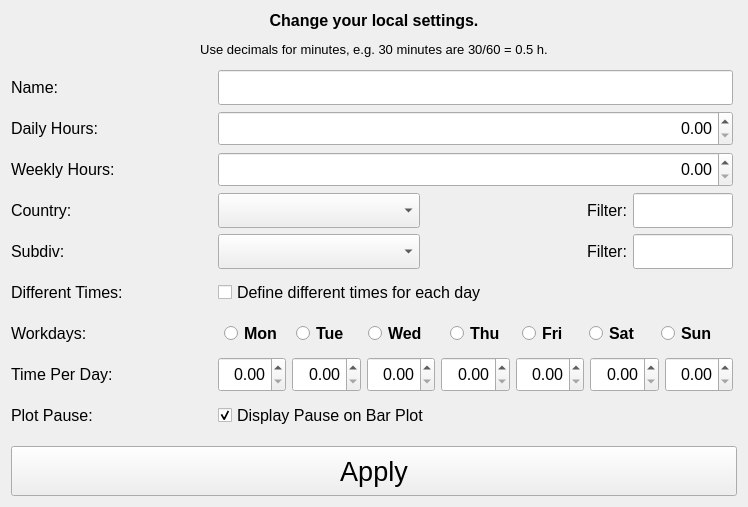
<?xml version="1.0" encoding="UTF-8"?>
<ui version="4.0">
 <class>ConfigWindow</class>
 <widget class="QWidget" name="ConfigWindow">
  <property name="geometry">
   <rect>
    <x>0</x>
    <y>0</y>
    <width>748</width>
    <height>507</height>
   </rect>
  </property>
  <property name="windowTitle">
   <string>Settings</string>
  </property>
  <layout class="QVBoxLayout" name="verticalLayout">
   <item>
    <widget class="QLabel" name="label_5">
     <property name="font">
      <font>
       <pointsize>12</pointsize>
      </font>
     </property>
     <property name="text">
      <string>&lt;html&gt;&lt;head/&gt;&lt;body&gt;&lt;p align=&quot;center&quot;&gt;&lt;span style=&quot; font-weight:700;&quot;&gt;Change your local settings.&lt;/span&gt;&lt;/p&gt;&lt;p align=&quot;center&quot;&gt;&lt;span style=&quot; font-size:10pt;&quot;&gt;Use decimals for minutes, e.g. 30 minutes are 30/60 = 0.5 h.&lt;/span&gt;&lt;/p&gt;&lt;/body&gt;&lt;/html&gt;</string>
     </property>
     <property name="wordWrap">
      <bool>true</bool>
     </property>
    </widget>
   </item>
   <item>
    <widget class="QScrollArea" name="scrollArea">
     <property name="frameShape">
      <enum>QFrame::NoFrame</enum>
     </property>
     <property name="frameShadow">
      <enum>QFrame::Plain</enum>
     </property>
     <property name="lineWidth">
      <number>1</number>
     </property>
     <property name="widgetResizable">
      <bool>true</bool>
     </property>
     <widget class="QWidget" name="scrollAreaWidgetContents">
      <property name="geometry">
       <rect>
        <x>0</x>
        <y>0</y>
        <width>730</width>
        <height>377</height>
       </rect>
      </property>
      <layout class="QVBoxLayout" name="verticalLayout_3">
       <property name="leftMargin">
        <number>0</number>
       </property>
       <property name="topMargin">
        <number>0</number>
       </property>
       <property name="rightMargin">
        <number>4</number>
       </property>
       <property name="bottomMargin">
        <number>0</number>
       </property>
       <item>
        <layout class="QGridLayout" name="gridLayout_2">
         <item row="1" column="1" colspan="3">
          <widget class="QDoubleSpinBox" name="input_daily_hours">
           <property name="minimumSize">
            <size>
             <width>0</width>
             <height>35</height>
            </size>
           </property>
           <property name="font">
            <font>
             <pointsize>12</pointsize>
            </font>
           </property>
           <property name="alignment">
            <set>Qt::AlignRight|Qt::AlignTrailing|Qt::AlignVCenter</set>
           </property>
          </widget>
         </item>
         <item row="5" column="0">
          <widget class="QLabel" name="label_10">
           <property name="maximumSize">
            <size>
             <width>16777215</width>
             <height>50</height>
            </size>
           </property>
           <property name="font">
            <font>
             <pointsize>12</pointsize>
            </font>
           </property>
           <property name="text">
            <string>Different Times:</string>
           </property>
          </widget>
         </item>
         <item row="2" column="0">
          <widget class="QLabel" name="label_9">
           <property name="maximumSize">
            <size>
             <width>16777215</width>
             <height>50</height>
            </size>
           </property>
           <property name="font">
            <font>
             <pointsize>12</pointsize>
            </font>
           </property>
           <property name="text">
            <string>Weekly Hours:</string>
           </property>
          </widget>
         </item>
         <item row="2" column="1" colspan="3">
          <widget class="QDoubleSpinBox" name="input_weekly_hours">
           <property name="minimumSize">
            <size>
             <width>0</width>
             <height>35</height>
            </size>
           </property>
           <property name="font">
            <font>
             <pointsize>12</pointsize>
            </font>
           </property>
           <property name="alignment">
            <set>Qt::AlignRight|Qt::AlignTrailing|Qt::AlignVCenter</set>
           </property>
          </widget>
         </item>
         <item row="4" column="0">
          <widget class="QLabel" name="label_6">
           <property name="maximumSize">
            <size>
             <width>16777215</width>
             <height>50</height>
            </size>
           </property>
           <property name="font">
            <font>
             <pointsize>12</pointsize>
            </font>
           </property>
           <property name="text">
            <string>Subdiv:</string>
           </property>
          </widget>
         </item>
         <item row="3" column="1">
          <widget class="QComboBox" name="input_country">
           <property name="minimumSize">
            <size>
             <width>0</width>
             <height>35</height>
            </size>
           </property>
           <property name="font">
            <font>
             <pointsize>12</pointsize>
            </font>
           </property>
          </widget>
         </item>
         <item row="3" column="3">
          <widget class="QLineEdit" name="filter_country">
           <property name="minimumSize">
            <size>
             <width>0</width>
             <height>35</height>
            </size>
           </property>
           <property name="maximumSize">
            <size>
             <width>100</width>
             <height>16777215</height>
            </size>
           </property>
           <property name="font">
            <font>
             <pointsize>12</pointsize>
            </font>
           </property>
           <property name="alignment">
            <set>Qt::AlignRight|Qt::AlignTrailing|Qt::AlignVCenter</set>
           </property>
          </widget>
         </item>
         <item row="4" column="3">
          <widget class="QLineEdit" name="filter_subdiv">
           <property name="minimumSize">
            <size>
             <width>0</width>
             <height>35</height>
            </size>
           </property>
           <property name="maximumSize">
            <size>
             <width>100</width>
             <height>16777215</height>
            </size>
           </property>
           <property name="font">
            <font>
             <pointsize>12</pointsize>
            </font>
           </property>
           <property name="alignment">
            <set>Qt::AlignRight|Qt::AlignTrailing|Qt::AlignVCenter</set>
           </property>
          </widget>
         </item>
         <item row="6" column="0">
          <widget class="QLabel" name="label_11">
           <property name="maximumSize">
            <size>
             <width>16777215</width>
             <height>50</height>
            </size>
           </property>
           <property name="font">
            <font>
             <pointsize>12</pointsize>
            </font>
           </property>
           <property name="text">
            <string>Workdays:</string>
           </property>
          </widget>
         </item>
         <item row="0" column="1" colspan="3">
          <widget class="QLineEdit" name="input_name">
           <property name="minimumSize">
            <size>
             <width>0</width>
             <height>35</height>
            </size>
           </property>
           <property name="font">
            <font>
             <pointsize>12</pointsize>
            </font>
           </property>
           <property name="alignment">
            <set>Qt::AlignRight|Qt::AlignTrailing|Qt::AlignVCenter</set>
           </property>
          </widget>
         </item>
         <item row="4" column="2">
          <widget class="QLabel" name="label_8">
           <property name="font">
            <font>
             <pointsize>12</pointsize>
            </font>
           </property>
           <property name="text">
            <string>Filter:</string>
           </property>
           <property name="alignment">
            <set>Qt::AlignRight|Qt::AlignTrailing|Qt::AlignVCenter</set>
           </property>
          </widget>
         </item>
         <item row="3" column="2">
          <widget class="QLabel" name="label_7">
           <property name="font">
            <font>
             <pointsize>12</pointsize>
            </font>
           </property>
           <property name="text">
            <string>Filter:</string>
           </property>
           <property name="alignment">
            <set>Qt::AlignRight|Qt::AlignTrailing|Qt::AlignVCenter</set>
           </property>
          </widget>
         </item>
         <item row="4" column="1">
          <widget class="QComboBox" name="input_subdiv">
           <property name="minimumSize">
            <size>
             <width>0</width>
             <height>35</height>
            </size>
           </property>
           <property name="font">
            <font>
             <pointsize>12</pointsize>
            </font>
           </property>
          </widget>
         </item>
         <item row="1" column="0">
          <widget class="QLabel" name="label_3">
           <property name="maximumSize">
            <size>
             <width>16777215</width>
             <height>50</height>
            </size>
           </property>
           <property name="font">
            <font>
             <pointsize>12</pointsize>
            </font>
           </property>
           <property name="text">
            <string>Daily Hours:</string>
           </property>
          </widget>
         </item>
         <item row="0" column="0">
          <widget class="QLabel" name="label_2">
           <property name="maximumSize">
            <size>
             <width>16777215</width>
             <height>50</height>
            </size>
           </property>
           <property name="font">
            <font>
             <pointsize>12</pointsize>
            </font>
           </property>
           <property name="text">
            <string>Name:</string>
           </property>
          </widget>
         </item>
         <item row="3" column="0">
          <widget class="QLabel" name="label_4">
           <property name="maximumSize">
            <size>
             <width>16777215</width>
             <height>50</height>
            </size>
           </property>
           <property name="font">
            <font>
             <pointsize>12</pointsize>
            </font>
           </property>
           <property name="text">
            <string>Country:</string>
           </property>
          </widget>
         </item>
         <item row="7" column="0">
          <widget class="QLabel" name="label_13">
           <property name="maximumSize">
            <size>
             <width>16777215</width>
             <height>50</height>
            </size>
           </property>
           <property name="font">
            <font>
             <pointsize>12</pointsize>
            </font>
           </property>
           <property name="text">
            <string>Time Per Day:</string>
           </property>
          </widget>
         </item>
         <item row="8" column="0">
          <widget class="QLabel" name="label_12">
           <property name="maximumSize">
            <size>
             <width>16777215</width>
             <height>50</height>
            </size>
           </property>
           <property name="font">
            <font>
             <pointsize>12</pointsize>
            </font>
           </property>
           <property name="text">
            <string>Plot Pause:</string>
           </property>
          </widget>
         </item>
         <item row="7" column="1" colspan="3">
          <layout class="QHBoxLayout" name="horizontalLayout_3">
           <item>
            <widget class="QDoubleSpinBox" name="input_hours_day_0">
             <property name="minimumSize">
              <size>
               <width>0</width>
               <height>35</height>
              </size>
             </property>
             <property name="font">
              <font>
               <pointsize>12</pointsize>
              </font>
             </property>
             <property name="alignment">
              <set>Qt::AlignRight|Qt::AlignTrailing|Qt::AlignVCenter</set>
             </property>
            </widget>
           </item>
           <item>
            <widget class="QDoubleSpinBox" name="input_hours_day_1">
             <property name="minimumSize">
              <size>
               <width>0</width>
               <height>35</height>
              </size>
             </property>
             <property name="font">
              <font>
               <pointsize>12</pointsize>
              </font>
             </property>
             <property name="alignment">
              <set>Qt::AlignRight|Qt::AlignTrailing|Qt::AlignVCenter</set>
             </property>
            </widget>
           </item>
           <item>
            <widget class="QDoubleSpinBox" name="input_hours_day_2">
             <property name="minimumSize">
              <size>
               <width>0</width>
               <height>35</height>
              </size>
             </property>
             <property name="font">
              <font>
               <pointsize>12</pointsize>
              </font>
             </property>
             <property name="alignment">
              <set>Qt::AlignRight|Qt::AlignTrailing|Qt::AlignVCenter</set>
             </property>
            </widget>
           </item>
           <item>
            <widget class="QDoubleSpinBox" name="input_hours_day_3">
             <property name="minimumSize">
              <size>
               <width>0</width>
               <height>35</height>
              </size>
             </property>
             <property name="font">
              <font>
               <pointsize>12</pointsize>
              </font>
             </property>
             <property name="alignment">
              <set>Qt::AlignRight|Qt::AlignTrailing|Qt::AlignVCenter</set>
             </property>
            </widget>
           </item>
           <item>
            <widget class="QDoubleSpinBox" name="input_hours_day_4">
             <property name="minimumSize">
              <size>
               <width>0</width>
               <height>35</height>
              </size>
             </property>
             <property name="font">
              <font>
               <pointsize>12</pointsize>
              </font>
             </property>
             <property name="alignment">
              <set>Qt::AlignRight|Qt::AlignTrailing|Qt::AlignVCenter</set>
             </property>
            </widget>
           </item>
           <item>
            <widget class="QDoubleSpinBox" name="input_hours_day_5">
             <property name="minimumSize">
              <size>
               <width>0</width>
               <height>35</height>
              </size>
             </property>
             <property name="font">
              <font>
               <pointsize>12</pointsize>
              </font>
             </property>
             <property name="alignment">
              <set>Qt::AlignRight|Qt::AlignTrailing|Qt::AlignVCenter</set>
             </property>
            </widget>
           </item>
           <item>
            <widget class="QDoubleSpinBox" name="input_hours_day_6">
             <property name="minimumSize">
              <size>
               <width>0</width>
               <height>35</height>
              </size>
             </property>
             <property name="font">
              <font>
               <pointsize>12</pointsize>
              </font>
             </property>
             <property name="alignment">
              <set>Qt::AlignRight|Qt::AlignTrailing|Qt::AlignVCenter</set>
             </property>
            </widget>
           </item>
          </layout>
         </item>
         <item row="6" column="1" colspan="3">
          <layout class="QHBoxLayout" name="horizontalLayout_2">
           <item>
            <widget class="QRadioButton" name="radio_weekday_0">
             <property name="minimumSize">
              <size>
               <width>0</width>
               <height>35</height>
              </size>
             </property>
             <property name="maximumSize">
              <size>
               <width>60</width>
               <height>16777215</height>
              </size>
             </property>
             <property name="font">
              <font>
               <pointsize>12</pointsize>
               <bold>true</bold>
              </font>
             </property>
             <property name="text">
              <string>Mon</string>
             </property>
             <property name="autoExclusive">
              <bool>false</bool>
             </property>
            </widget>
           </item>
           <item>
            <widget class="QRadioButton" name="radio_weekday_1">
             <property name="minimumSize">
              <size>
               <width>0</width>
               <height>35</height>
              </size>
             </property>
             <property name="maximumSize">
              <size>
               <width>60</width>
               <height>16777215</height>
              </size>
             </property>
             <property name="font">
              <font>
               <pointsize>12</pointsize>
               <bold>true</bold>
              </font>
             </property>
             <property name="text">
              <string>Tue</string>
             </property>
             <property name="autoExclusive">
              <bool>false</bool>
             </property>
            </widget>
           </item>
           <item>
            <widget class="QRadioButton" name="radio_weekday_2">
             <property name="minimumSize">
              <size>
               <width>0</width>
               <height>35</height>
              </size>
             </property>
             <property name="maximumSize">
              <size>
               <width>70</width>
               <height>16777215</height>
              </size>
             </property>
             <property name="font">
              <font>
               <pointsize>12</pointsize>
               <bold>true</bold>
              </font>
             </property>
             <property name="text">
              <string>Wed</string>
             </property>
             <property name="autoExclusive">
              <bool>false</bool>
             </property>
            </widget>
           </item>
           <item>
            <widget class="QRadioButton" name="radio_weekday_3">
             <property name="minimumSize">
              <size>
               <width>0</width>
               <height>35</height>
              </size>
             </property>
             <property name="maximumSize">
              <size>
               <width>60</width>
               <height>16777215</height>
              </size>
             </property>
             <property name="font">
              <font>
               <pointsize>12</pointsize>
               <bold>true</bold>
              </font>
             </property>
             <property name="text">
              <string>Thu</string>
             </property>
             <property name="autoExclusive">
              <bool>false</bool>
             </property>
            </widget>
           </item>
           <item>
            <widget class="QRadioButton" name="radio_weekday_4">
             <property name="minimumSize">
              <size>
               <width>0</width>
               <height>35</height>
              </size>
             </property>
             <property name="maximumSize">
              <size>
               <width>55</width>
               <height>16777215</height>
              </size>
             </property>
             <property name="font">
              <font>
               <pointsize>12</pointsize>
               <bold>true</bold>
              </font>
             </property>
             <property name="text">
              <string>Fri</string>
             </property>
             <property name="autoExclusive">
              <bool>false</bool>
             </property>
            </widget>
           </item>
           <item>
            <widget class="QRadioButton" name="radio_weekday_5">
             <property name="minimumSize">
              <size>
               <width>0</width>
               <height>35</height>
              </size>
             </property>
             <property name="maximumSize">
              <size>
               <width>60</width>
               <height>16777215</height>
              </size>
             </property>
             <property name="font">
              <font>
               <pointsize>12</pointsize>
               <bold>true</bold>
              </font>
             </property>
             <property name="text">
              <string>Sat</string>
             </property>
             <property name="autoExclusive">
              <bool>false</bool>
             </property>
            </widget>
           </item>
           <item>
            <widget class="QRadioButton" name="radio_weekday_6">
             <property name="minimumSize">
              <size>
               <width>0</width>
               <height>35</height>
              </size>
             </property>
             <property name="maximumSize">
              <size>
               <width>60</width>
               <height>16777215</height>
              </size>
             </property>
             <property name="font">
              <font>
               <pointsize>12</pointsize>
               <bold>true</bold>
              </font>
             </property>
             <property name="text">
              <string>Sun</string>
             </property>
             <property name="autoExclusive">
              <bool>false</bool>
             </property>
            </widget>
           </item>
          </layout>
         </item>
         <item row="5" column="1" colspan="3">
          <widget class="QCheckBox" name="input_different_times">
           <property name="minimumSize">
            <size>
             <width>0</width>
             <height>35</height>
            </size>
           </property>
           <property name="maximumSize">
            <size>
             <width>16777215</width>
             <height>16777215</height>
            </size>
           </property>
           <property name="font">
            <font>
             <pointsize>12</pointsize>
            </font>
           </property>
           <property name="layoutDirection">
            <enum>Qt::LeftToRight</enum>
           </property>
           <property name="text">
            <string>Define different times for each day</string>
           </property>
           <property name="iconSize">
            <size>
             <width>20</width>
             <height>20</height>
            </size>
           </property>
           <property name="checked">
            <bool>false</bool>
           </property>
          </widget>
         </item>
         <item row="8" column="1" colspan="3">
          <widget class="QCheckBox" name="input_plot_pause">
           <property name="minimumSize">
            <size>
             <width>0</width>
             <height>35</height>
            </size>
           </property>
           <property name="maximumSize">
            <size>
             <width>16777215</width>
             <height>16777215</height>
            </size>
           </property>
           <property name="font">
            <font>
             <pointsize>12</pointsize>
            </font>
           </property>
           <property name="layoutDirection">
            <enum>Qt::LeftToRight</enum>
           </property>
           <property name="text">
            <string>Display Pause on Bar Plot</string>
           </property>
           <property name="iconSize">
            <size>
             <width>20</width>
             <height>20</height>
            </size>
           </property>
           <property name="checked">
            <bool>true</bool>
           </property>
          </widget>
         </item>
        </layout>
       </item>
      </layout>
     </widget>
    </widget>
   </item>
   <item>
    <widget class="QPushButton" name="apply_button">
     <property name="minimumSize">
      <size>
       <width>0</width>
       <height>50</height>
      </size>
     </property>
     <property name="font">
      <font>
       <pointsize>20</pointsize>
      </font>
     </property>
     <property name="text">
      <string>Apply</string>
     </property>
    </widget>
   </item>
  </layout>
 </widget>
 <resources/>
 <connections/>
</ui>
